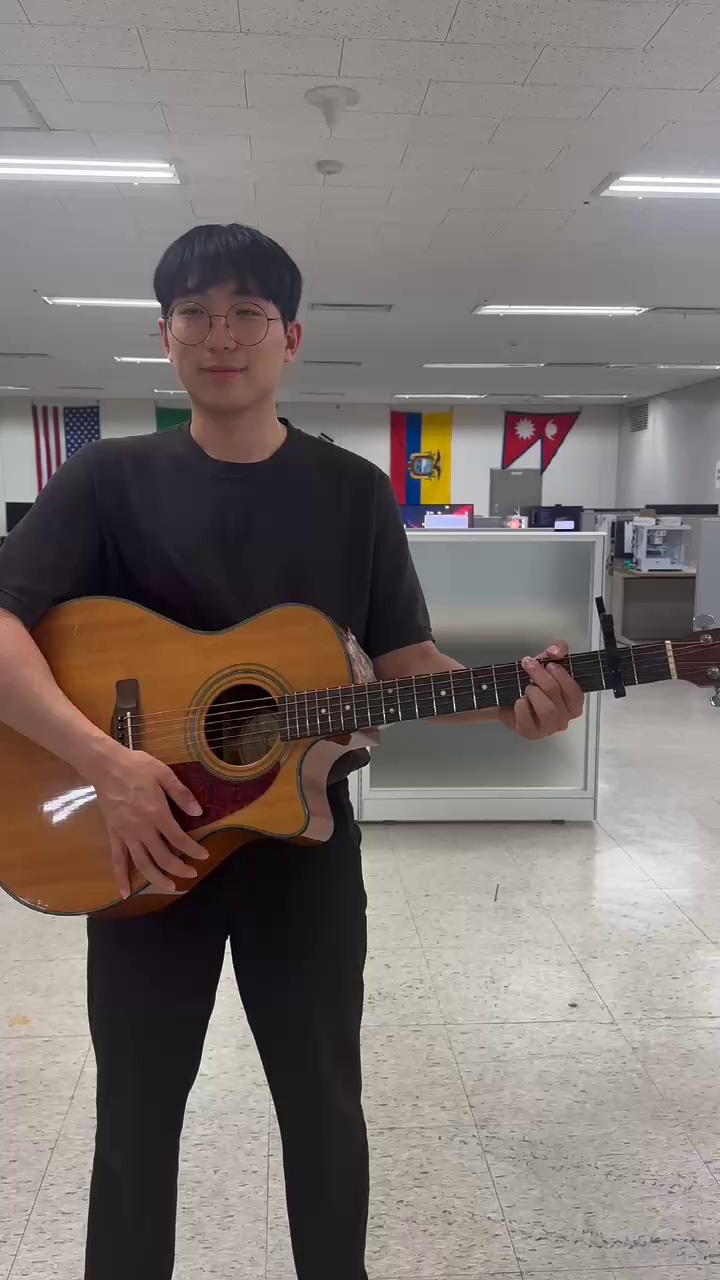
#> input picture ImageInputs/0000.jpg, 720 x 1280 px
$ python rotate_images.py -i ImageInputs
#> lines starting #> are read from the running program, lines starting #| are printed output that depends on the picture
#!/usr/bin/env python3
"""
rotate_images.py

폴더 내 모든 이미지 파일을 시계방향으로 90도 회전합니다.
사용법:
    python rotate_images.py --input_folder /path/to/folder [--output_folder /path/to/output]
만약 output_folder를 지정하지 않으면 input_folder 내에서 파일이 덮어쓰기 됩니다.
"""
import os
import argparse
import cv2

def rotate_images(input_folder, output_folder=None):
    # 출력 폴더 설정
#> called with input_folder = 'ImageInputs'
    if output_folder is None:
        output_folder = input_folder
    else:
        os.makedirs(output_folder, exist_ok=True)

    # 지원하는 이미지 확장자
    supported_ext = ('.png', '.jpg', '.jpeg', '.bmp', '.tiff', '.gif')

    for filename in os.listdir(input_folder):
        if not filename.lower().endswith(supported_ext):
            continue

        src_path = os.path.join(input_folder, filename)
        dst_path = os.path.join(output_folder, filename)

        img = cv2.imread(src_path)
#> img is the input picture: shape (1280, 720, 3); mean B, G, R 113.2, 116.6, 125.3
        if img is None:
            print(f'[경고] 이미지 읽기 실패: {src_path}')
            continue

        # 시계 방향으로 90도 회전
        rotated = cv2.rotate(img, cv2.ROTATE_90_CLOCKWISE)
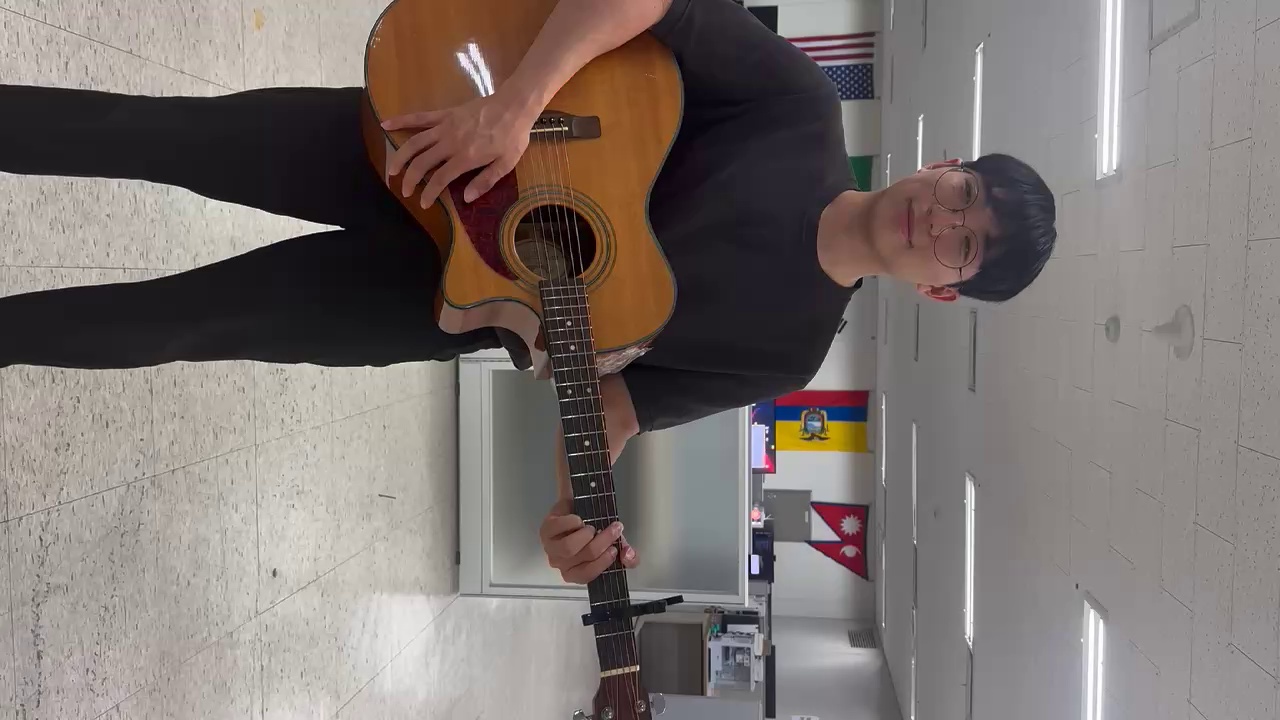
#> rotated: shape (720, 1280, 3); mean B, G, R 113.2, 116.6, 125.3

        # 저장
        cv2.imwrite(dst_path, rotated)
        print(f'[완료] 회전된 이미지 저장: {dst_path}')
#> pass 2 of the loop in rotate_images, `for filename in os.listdir(input_folder):`:
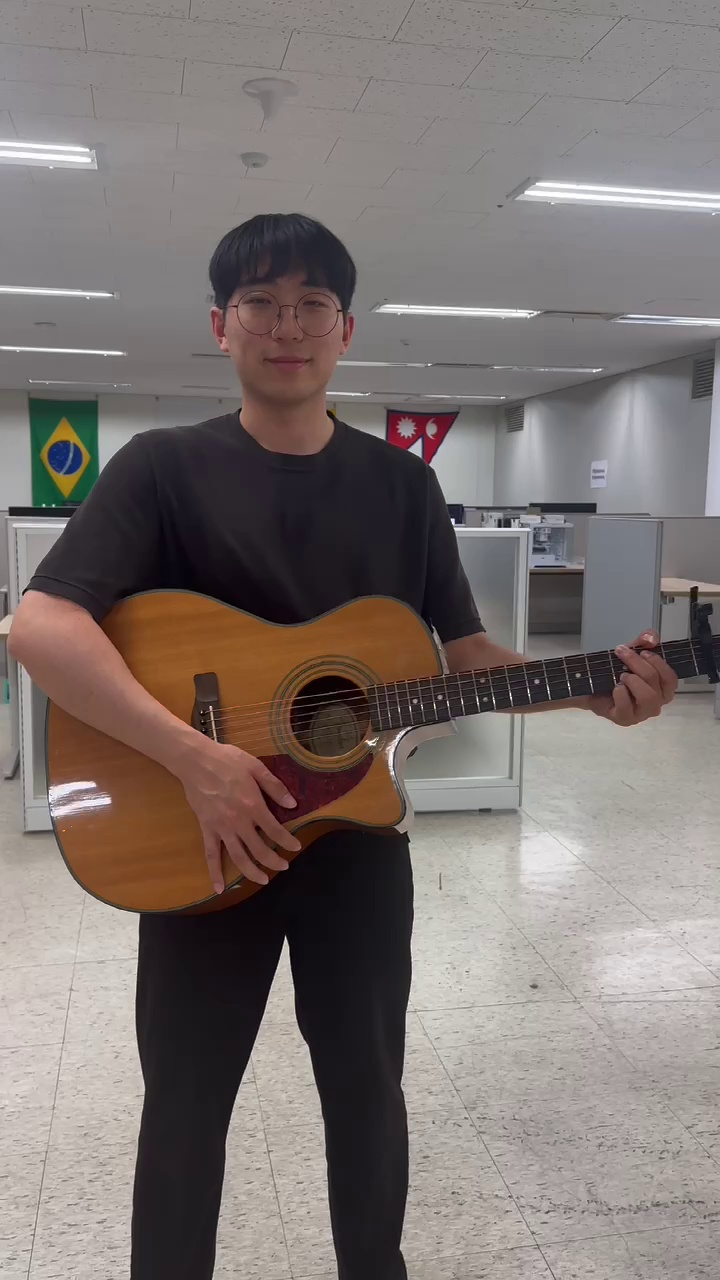
#> input picture ImageInputs/0001.jpg, 720 x 1280 px
#> in rotate_images, img is the input picture: shape (1280, 720, 3); mean B, G, R 113.5, 116.4, 125.5
#> in rotate_images, `rotated = cv2.rotate(img, cv2.ROTATE_90_CLOCKWISE)`:
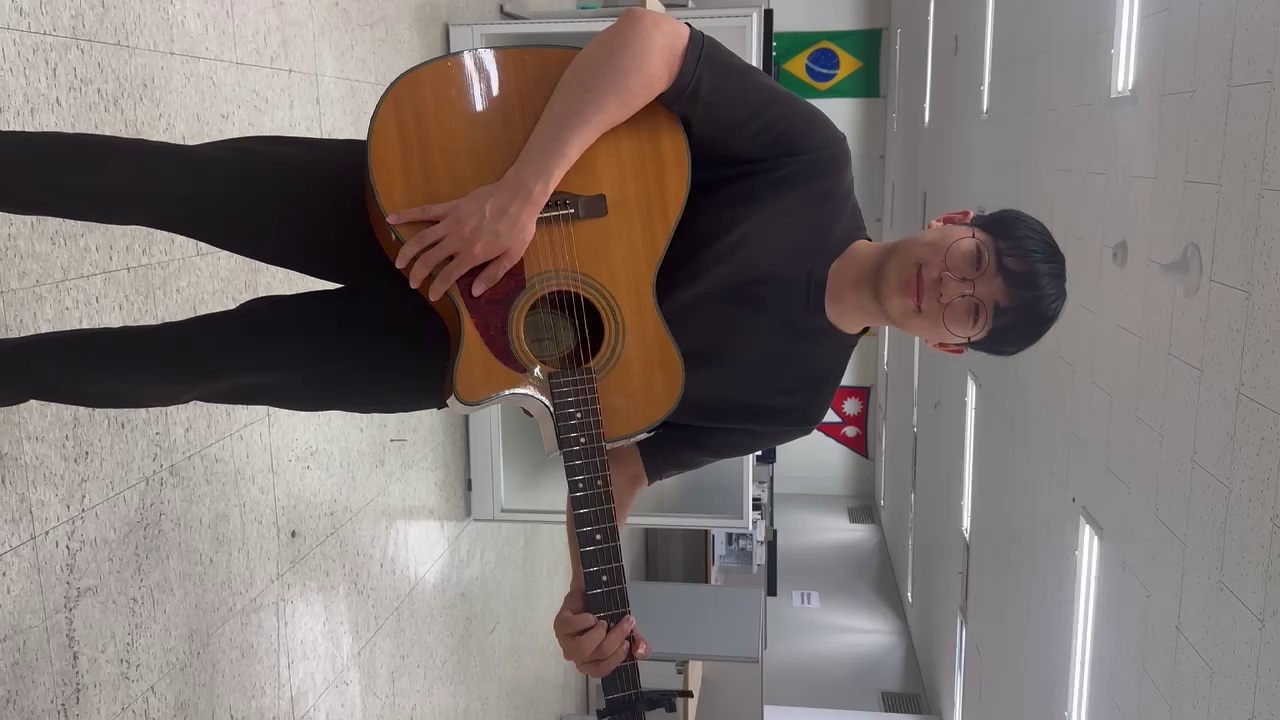
#> rotated: shape (720, 1280, 3); mean B, G, R 113.5, 116.4, 125.5

if __name__ == '__main__':
    parser = argparse.ArgumentParser(description='폴더 내 이미지 일괄 90° 시계 방향 회전')
    parser.add_argument('--input_folder', '-i', required=True, help='이미지 폴더 경로')
    parser.add_argument('--output_folder', '-o', help='회전된 이미지를 저장할 폴더 (없으면 덮어쓰기)')
    args = parser.parse_args()

    rotate_images(args.input_folder, args.output_folder)
